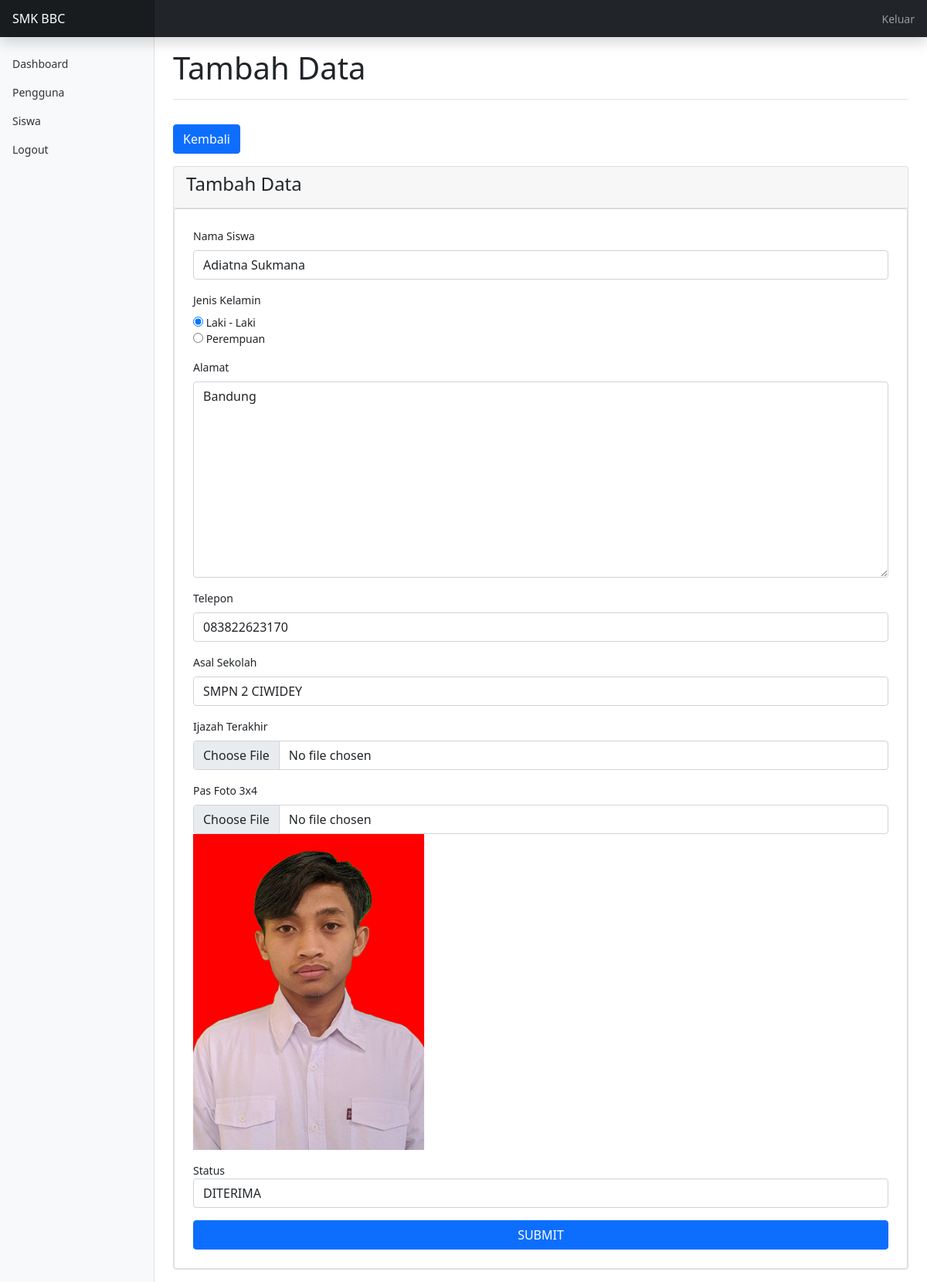
Page /admin/index.php?page=ubah_siswa&id=12 (signed in) on the committed database.
### tables this page shows
CREATE TABLE `tb_siswa` (
  `id_siswa` int(11) NOT NULL,
  `id_pengguna` int(11) NOT NULL,
  `nama_siswa` varchar(255) NOT NULL,
  `jenis_kelamin` enum('L','P') NOT NULL,
  `alamat` varchar(255) NOT NULL,
  `telepon` varchar(255) NOT NULL,
  `asal_sekolah` varchar(255) NOT NULL,
  `ijazah` varchar(255) NOT NULL,
  `status` varchar(255) NOT NULL,
  `gambar` varchar(255) NOT NULL
);

### admin/pages/siswa/ubah.php (the view, shortened to what this page needs)
<h1 class="py-3 mb-3 border-bottom">Tambah Data</h1>
<a href="index.php?page=siswa" class="btn btn-primary my-3">Kembali</a>
<?php
$id = $_GET['id'];
$siswa = mysqli_fetch_assoc(mysqli_query($koneksi, "SELECT * FROM tb_siswa WHERE id_siswa = '$id'"));
?>
<div class="card mb-3">
	<div class="card-header">
		<h4 class="card-title">Tambah Data</h4>
	</div>
	<div class="card body">
		<form method="POST" enctype="multipart/form-data">
			<div class="container py-4">
				<div class="mb-3">
					<label for="nama_siswa" class="form-label">Nama Siswa</label>
					<input required="" type="text" class="form-control" id="nama_siswa" placeholder="Nama Siswa" name="nama_siswa" value="<?php echo $siswa['nama_siswa'] ?>">
				</div>
				<div class="mb-3">
					<label for="jenis_kelamin" class="form-label">Jenis Kelamin</label>
					<br>
					<input type="radio" name="jenis_kelamin" id="l" value="L" <?= $siswa['jenis_kelamin'] == 'L' ? 'checked' : '' ?>>
					<label for="l">Laki - Laki</label>
					<br>
					<input type="radio" name="jenis_kelamin" id="p" value="P" <?= $siswa['jenis_kelamin'] == 'P' ? 'checked' : '' ?>>
					<label for="p">Perempuan</label>
				</div>
				<div class="mb-3">
					<label for="alamat" class="form-label">Alamat</label>
					<textarea required="" name="alamat" id="alamat" placeholder="Alamat" cols="30" rows="10" class="form-control"><?php echo $siswa['alamat'] ?></textarea>
				</div>
				<div class="mb-3">
					<label for="telepon" class="form-label">Telepon</label>
					<input required="" type="text" class="form-control" id="telepon" placeholder="Telepon" name="telepon" value="<?php echo $siswa['telepon'] ?>">
				</div>
				<div class="mb-3">
					<label for="asal_sekolah" class="form-label">Asal Sekolah</label>
					<input required="" type="text" class="form-control" id="asal_sekolah" placeholder="Asal Sekolah" name="asal_sekolah" value="<?php echo $siswa['asal_sekolah'] ?>">
				</div>
				<div class="mb-3">
					<label for="ijazah_terakhir" class="form-label">Ijazah Terakhir</label>
					<input type="file" class="form-control" id="ijazah_terakhir" placeholder="Ijazah Terakhir" name="ijazah">
				</div>
				<div class="mb-3">
					<label for="gambar" class="form-label">Pas Foto 3x4</label>
					<input type="file" class="form-control" id="gambar" placeholder="Gambar" name="gambar">
					<img width="300" src="../assets/lampiran/<?php echo $siswa['gambar'] ?>" alt="" class="img-fluid">
				</div>
				<div class="mb-3">
					<label for="status">Status</label>
					<select name="status" id="status" class="form-control">
						<option <?php echo $siswa['status'] == 'DITERIMA' ? 'selected' : '' ?> value="DITERIMA">DITERIMA</option>
					</select>
				</div>
				<div class="d-grid">
					<button type="submit" class="btn btn-primary">SUBMIT</button>
				</div>
			</div>
		</form>
	</div>
</div>

### assets/css/dashboard.css (style rules this page uses)
body { font-size: .875rem; }

### rows in the picture
tb_siswa: nama_siswa "Adiatna Sukmana", jenis_kelamin "☑ Laki - Laki", jenis_kelamin "☐ Perempuan", alamat "Bandung", telepon "083822623170", asal_sekolah "SMPN 2 CIWIDEY", gambar (picture), status "DITERIMA"
